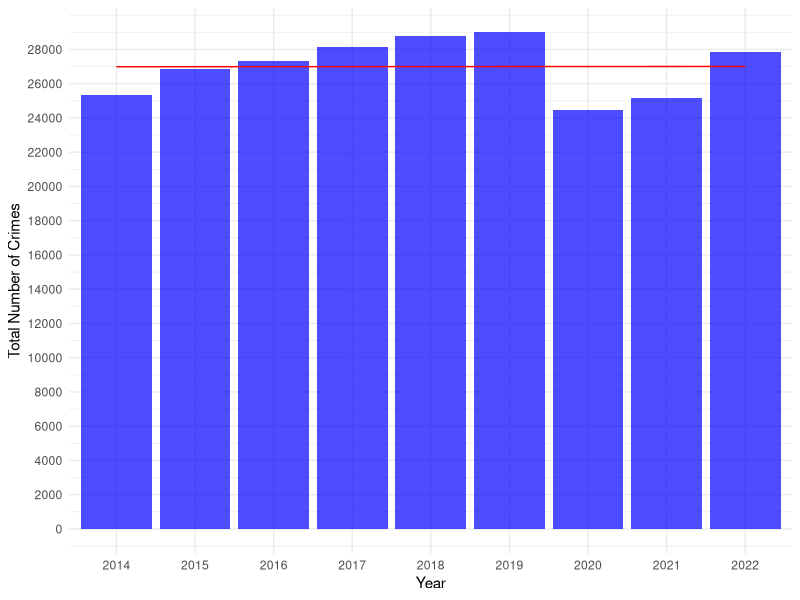
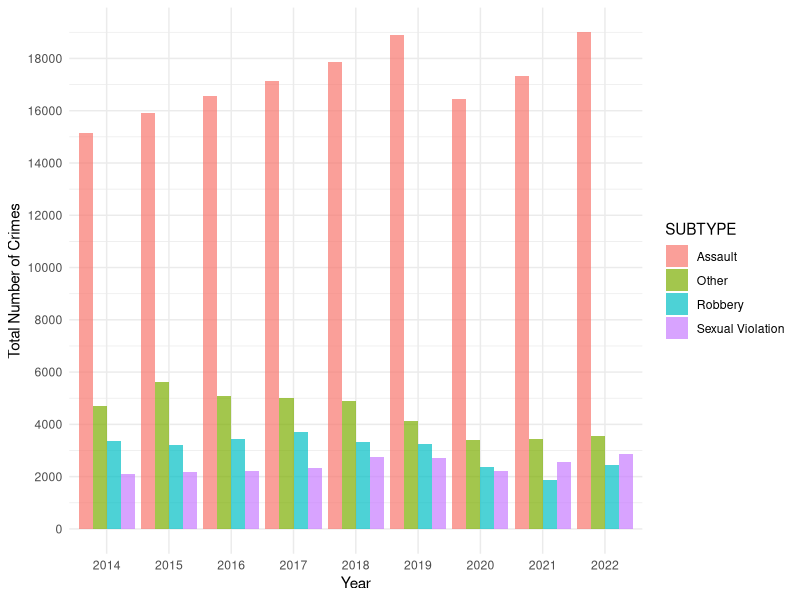
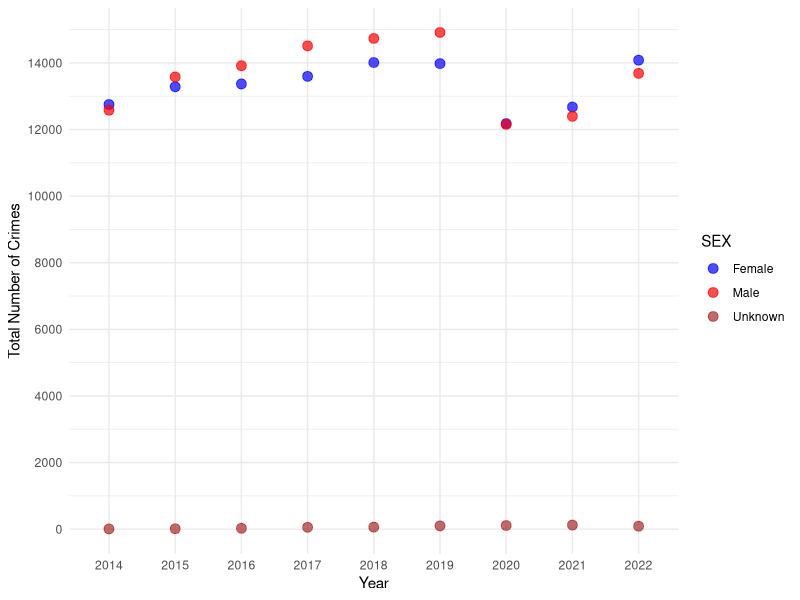
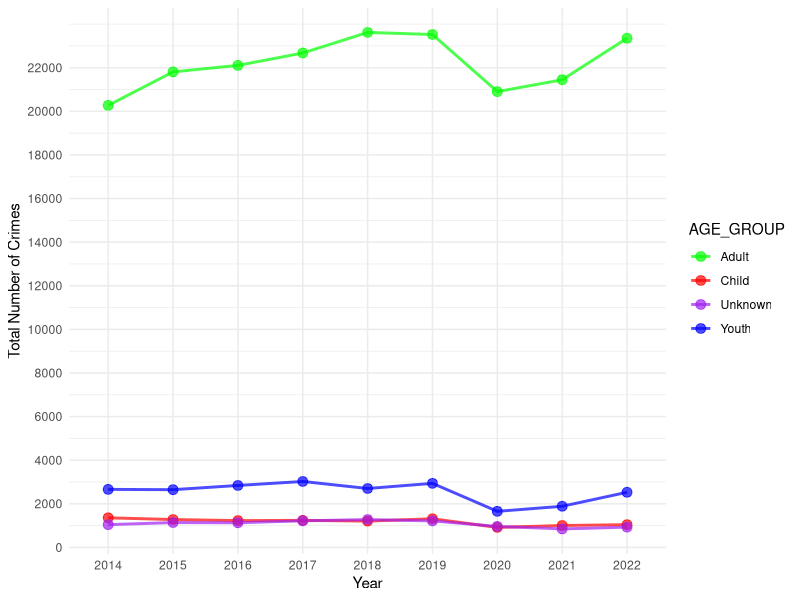

The R source for these figures, in order:
## ---- chunk 1
knitr::opts_chunk$set(echo = FALSE, results ="hide", message = FALSE, warning = FALSE)
## ---- chunk 2
#| eval: true
#| warning: false
#| label: fig-1
#| fig-cap: "Total count of crimes against the person per year (2014-2022)"


setwd("/cloud/project")
library("tidyverse")

# Read data
crime_data <- read_csv("output/data/edited_data.csv",show_col_types = FALSE) 
column_specifications <- spec(crime_data)
# Calculate total number of crimes reported per year
total_counts <- aggregate(COUNT_ ~ REPORT_YEAR, data = crime_data, sum)  
# Create a bar graph using ggplot2 
ggplot(total_counts, aes(x = as.factor(REPORT_YEAR), y = COUNT_)) +   
  geom_bar(stat = "identity", fill = "blue", alpha = 0.7) + 
   geom_line(aes(group = 1), stat = "smooth", method = "lm", se = FALSE, color = "red", linetype = "solid") +  # Add trendline
  labs(      
       x = "Year",        
       y = "Total Number of Crimes") +  
  scale_y_continuous(breaks = seq(0, max(total_counts$COUNT_), by = 2000)) + # Set y-axis breaks
  theme_minimal()

## ---- chunk 3
#| eval: true
#| warning: false
#| label: fig-2
#| fig-cap: "Total count of crimes against the person per year by type of crime (2014-2022)"

setwd("/cloud/project")
# Read data
crime_data <- read_csv("output/data/edited_data.csv", show_col_types = FALSE) 
column_specifications <- spec(crime_data)

# Aggregate total counts by REPORT_YEAR and SUBTYPE
subtype_counts <- aggregate(COUNT_ ~ REPORT_YEAR + SUBTYPE, data = crime_data, sum)

# Create a bar graph using ggplot2 with subtype on the bars
ggplot(subtype_counts, aes(x = as.factor(REPORT_YEAR), y = COUNT_, fill = SUBTYPE)) +
  geom_bar(stat = "identity", position = "dodge", alpha = 0.7) +
  labs(
       x = "Year",
       y = "Total Number of Crimes") +
  scale_y_continuous(breaks = seq(0, max(subtype_counts$COUNT_), by = 2000)) +
  theme_minimal()

## ---- chunk 4
#| eval: true
#| warning: false
#| label: fig-3
#| fig-cap: "Total count of crimes against the person of each sex per year"

setwd("/cloud/project")
# Read data
crime_data <- read_csv("output/data/edited_data.csv", show_col_types = FALSE) 
column_specifications <- spec(crime_data)

# Aggregate total counts by REPORT_YEAR and SEX 
sex_counts <- aggregate(COUNT_ ~ REPORT_YEAR + SEX, data = crime_data, sum)

# Create a scatter plot using ggplot2 with sex on the x-axis
ggplot(sex_counts, aes(x = as.factor(REPORT_YEAR), y = COUNT_, color = SEX)) +
  geom_point(size = 3, alpha = 0.7) +
  labs(
       x = "Year",
       y = "Total Number of Crimes") +
  scale_y_continuous(breaks = seq(0, max(sex_counts$COUNT_), by = 2000)) +
  scale_color_manual(values = c("F" = "blue", "M" = "red", "U" = "brown"),
                     labels = c("F" = "Female", "M" = "Male", "U" = "Unknown")) +  # Specify colors and labels
  theme_minimal()


## ---- chunk 5
#| eval: true
#| warning: false
#| label: fig-4
#| fig-cap: "Total count of crimes against the person of each age group per year"

setwd("/cloud/project")
# Read data
crime_data <- read_csv("output/data/edited_data.csv", show_col_types = FALSE) 
column_specifications <- spec(crime_data)

# Aggregate total counts by REPORT_YEAR and AGE_GROUP
age_counts <- aggregate(COUNT_ ~ REPORT_YEAR + AGE_GROUP, data = crime_data, sum)

# Create a line graph using ggplot2 with age_group on the x-axis
ggplot(age_counts, aes(x = as.factor(REPORT_YEAR), y = COUNT_, color = AGE_GROUP, group = AGE_GROUP)) +
  geom_line(linewidth = 1, alpha = 0.7) +
  geom_point(size = 3, alpha = 0.7) +
  labs(
       x = "Year",
       y = "Total Number of Crimes") +
  scale_y_continuous(breaks = seq(0, max(age_counts$COUNT_), by = 2000)) +
  scale_color_manual(values = c("Youth" = "blue", "Child" = "red", "Adult" = "green", "Unknown" = "purple"),
                     labels = c("Youth" = "Youth", "Child" = "Child", "Adult" = "Adult", "Unknown" = "Unknown")) +  # Specify colors and labels
  theme_minimal()
